Frame 1 (no input): blank canvas, image omitted
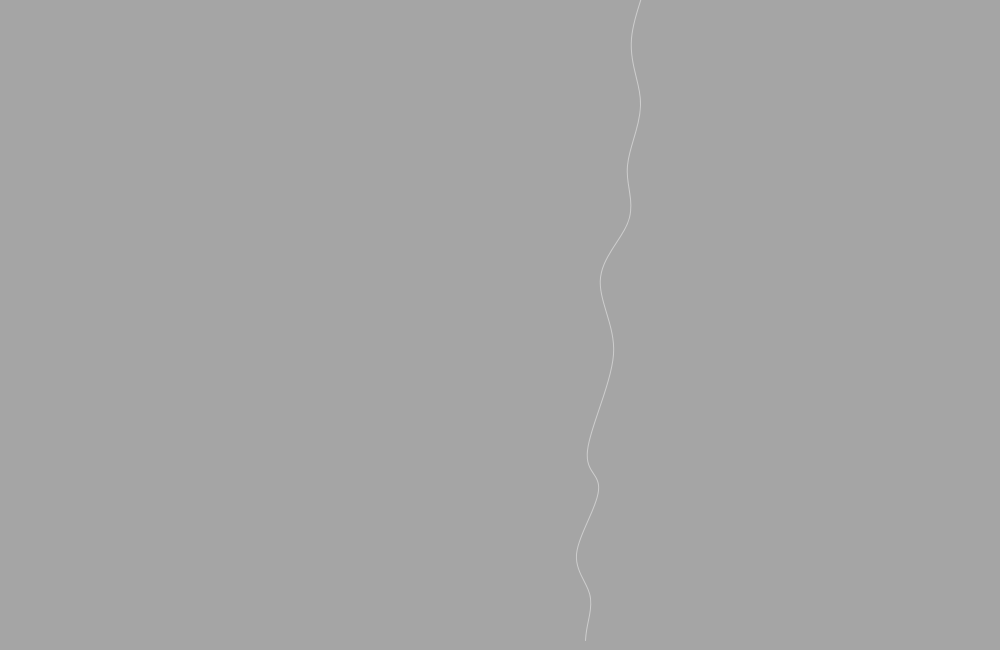
Frame 60 (the mouse pressed at the canvas centre just before this capture)
Frame 120 (the mouse held since frame 60 and released just before this capture): blank canvas, image omitted

The Processing sketch that drew this single still picture (run headless with seeded random() and noise(); from frame 60 on, the mouse is pressed at the canvas centre):

// Processing sketch: Rayos_curves_1_0
// ── Rayos_curves_1_0.pde

int[][] rayo;
int fin = 0;
int primero = 1;
int par = 1;
int cuenta = 0;
int cuenta2 = 0;
int cuenta3 = 0;
int act = 1;
int finif = 0;
int cantidad = 0;

void setup(){
  size(1000,650);
  fill(0);
  rect(-1,-1,width+1,height+1);
  rayo = new int[14][2];
  for (int i = 0; i < 14; i++) {
      for (int j = 0; j < 2; j++) {
          rayo[i][j] = 0;
      }
    }
}

void draw(){
  
  if (cuenta2 == 50){
    cuenta2 = 0;
    act = 1;
  }
  else { 
    cuenta2++;
    if(cuenta3 == 3){
    cuenta3=0;
    fill(0,0,0,50);
    rect(-1,-1,width+1,height+1);
    }
  }
  
  if (cuenta>3 && act==1){
    
    for (int i = 0; i < 14; i++) {
      for (int j = 0; j < 2; j++) {
          print(rayo[i][j] + " , ");
        }
    }
    cuenta=0;
  if(fin==0){
    if (primero==1){
      primero = 0; 
      float numero = random(0,width); 
      println("float numero: " + numero); 
      rayo[0][0] = int(numero);
      rayo[0][1] = -150;
    }
    else {
      if (finif == 0){
      for(int w=1; w<14; w++){
        if (finif == 0){
        if (rayo[w][0] == 0){
          if(par==1){ 
            par = 0;
            float num = random(0,30);
            println("float num: " + num);
            rayo[w][0] = rayo[w-1][0] + int(num);
            if(rayo[w][0]>width) {rayo[w][0]=width;}
            float num2 = random(40,100);
            println("float num2: " + num2);
            rayo[w][1] = rayo[w-1][1] + int(num2); 
            if(w==13) {
              rayo[w][1]=height+50;
              fin = 1;
              act = 0;
            }
           finif = 1;
          }
          else{
            par = 1;
            float num = random(-30,0);
            println("floaaaat num: " + num);
            rayo[w][0] = rayo[w-1][0] + int(num);
            if(rayo[w][0]>width) {rayo[w][0]=2;}
            float num2 = random(40,100);
            println("floaaaat num2: " + num2);
            rayo[w][1] = rayo[w-1][1] + int(num2);
            if(w==13) {
              rayo[w][1]=height+50;
              fin = 1;
              act = 0;
            } 
            finif = 1;
          }
        } 
      }
      }
      
      for(int w=1; w<14; w++){
        if (rayo[w][0] != 0){
          cantidad++;
        }
      }
      
      switch (cantidad){
        case 1:
        
          stroke(255);
          noFill();
          beginShape();
          curveVertex(rayo[0][0], rayo[0][1]); 
          curveVertex(rayo[1][0], rayo[1][1]); 
          endShape();
          break;
          
        case 2:
        
          stroke(255);
          noFill();
          beginShape();
          curveVertex(rayo[0][0], rayo[0][1]); 
          curveVertex(rayo[1][0], rayo[1][1]); 
          curveVertex(rayo[2][0], rayo[2][1]);
          endShape();
          break;
        
        case 3:
        
          stroke(255);
          noFill();
          beginShape();
          curveVertex(rayo[0][0], rayo[0][1]); 
          curveVertex(rayo[1][0], rayo[1][1]); 
          curveVertex(rayo[2][0], rayo[2][1]);
          curveVertex(rayo[3][0], rayo[3][1]);
          endShape();
          break;
          
        case 4:
        
          stroke(255);
          noFill();
          beginShape();
          curveVertex(rayo[0][0], rayo[0][1]); 
          curveVertex(rayo[1][0], rayo[1][1]); 
          curveVertex(rayo[2][0], rayo[2][1]);
          curveVertex(rayo[3][0], rayo[3][1]);
          curveVertex(rayo[4][0], rayo[4][1]);
          endShape();
          break;
          
        case 5:
        
          stroke(255);
          noFill();
          beginShape();
          curveVertex(rayo[0][0], rayo[0][1]); 
          curveVertex(rayo[1][0], rayo[1][1]); 
          curveVertex(rayo[2][0], rayo[2][1]);
          curveVertex(rayo[3][0], rayo[3][1]);
          curveVertex(rayo[4][0], rayo[4][1]);
          curveVertex(rayo[5][0], rayo[5][1]);
          endShape();
          break;
          
        case 6:
        
          stroke(255);
          noFill();
          beginShape();
          curveVertex(rayo[0][0], rayo[0][1]); 
          curveVertex(rayo[1][0], rayo[1][1]); 
          curveVertex(rayo[2][0], rayo[2][1]);
          curveVertex(rayo[3][0], rayo[3][1]);
          curveVertex(rayo[4][0], rayo[4][1]);
          curveVertex(rayo[5][0], rayo[5][1]);
          curveVertex(rayo[6][0], rayo[6][1]);
          endShape();
          break;
          
        case 7:
        
          stroke(255);
          noFill();
          beginShape();
          curveVertex(rayo[0][0], rayo[0][1]); 
          curveVertex(rayo[1][0], rayo[1][1]); 
          curveVertex(rayo[2][0], rayo[2][1]);
          curveVertex(rayo[3][0], rayo[3][1]);
          curveVertex(rayo[4][0], rayo[4][1]);
          curveVertex(rayo[5][0], rayo[5][1]);
          curveVertex(rayo[6][0], rayo[6][1]);
          curveVertex(rayo[7][0], rayo[7][1]);
          endShape();
          break;
          
        case 8:
        
          stroke(255);
          noFill();
          beginShape();
          curveVertex(rayo[0][0], rayo[0][1]); 
          curveVertex(rayo[1][0], rayo[1][1]); 
          curveVertex(rayo[2][0], rayo[2][1]);
          curveVertex(rayo[3][0], rayo[3][1]);
          curveVertex(rayo[4][0], rayo[4][1]);
          curveVertex(rayo[5][0], rayo[5][1]);
          curveVertex(rayo[6][0], rayo[6][1]);
          curveVertex(rayo[7][0], rayo[7][1]);
          curveVertex(rayo[8][0], rayo[8][1]);
          endShape();
          break;
          
        case 9:
        
          stroke(255);
          noFill();
          beginShape();
          curveVertex(rayo[0][0], rayo[0][1]); 
          curveVertex(rayo[1][0], rayo[1][1]); 
          curveVertex(rayo[2][0], rayo[2][1]);
          curveVertex(rayo[3][0], rayo[3][1]);
          curveVertex(rayo[4][0], rayo[4][1]);
          curveVertex(rayo[5][0], rayo[5][1]);
          curveVertex(rayo[6][0], rayo[6][1]);
          curveVertex(rayo[7][0], rayo[7][1]);
          curveVertex(rayo[8][0], rayo[8][1]);
          curveVertex(rayo[9][0], rayo[9][1]);
          endShape();
          break;
          
        case 10:
        
          stroke(255);
          noFill();
          beginShape();
          curveVertex(rayo[0][0], rayo[0][1]); 
          curveVertex(rayo[1][0], rayo[1][1]); 
          curveVertex(rayo[2][0], rayo[2][1]);
          curveVertex(rayo[3][0], rayo[3][1]);
          curveVertex(rayo[4][0], rayo[4][1]);
          curveVertex(rayo[5][0], rayo[5][1]);
          curveVertex(rayo[6][0], rayo[6][1]);
          curveVertex(rayo[7][0], rayo[7][1]);
          curveVertex(rayo[8][0], rayo[8][1]);
          curveVertex(rayo[9][0], rayo[9][1]);
          curveVertex(rayo[10][0], rayo[10][1]);
          endShape();
          break;
          
        case 11:
        
          stroke(255);
          noFill();
          beginShape();
          curveVertex(rayo[0][0], rayo[0][1]); 
          curveVertex(rayo[1][0], rayo[1][1]); 
          curveVertex(rayo[2][0], rayo[2][1]);
          curveVertex(rayo[3][0], rayo[3][1]);
          curveVertex(rayo[4][0], rayo[4][1]);
          curveVertex(rayo[5][0], rayo[5][1]);
          curveVertex(rayo[6][0], rayo[6][1]);
          curveVertex(rayo[7][0], rayo[7][1]);
          curveVertex(rayo[8][0], rayo[8][1]);
          curveVertex(rayo[9][0], rayo[9][1]);
          curveVertex(rayo[10][0], rayo[10][1]);
          curveVertex(rayo[11][0], rayo[11][1]);
          endShape();
          break;
          
        case 12:
        
          stroke(255);
          noFill();
          beginShape();
          curveVertex(rayo[0][0], rayo[0][1]); 
          curveVertex(rayo[1][0], rayo[1][1]); 
          curveVertex(rayo[2][0], rayo[2][1]);
          curveVertex(rayo[3][0], rayo[3][1]);
          curveVertex(rayo[4][0], rayo[4][1]);
          curveVertex(rayo[5][0], rayo[5][1]);
          curveVertex(rayo[6][0], rayo[6][1]);
          curveVertex(rayo[7][0], rayo[7][1]);
          curveVertex(rayo[8][0], rayo[8][1]);
          curveVertex(rayo[9][0], rayo[9][1]);
          curveVertex(rayo[10][0], rayo[10][1]);
          curveVertex(rayo[11][0], rayo[11][1]);
          curveVertex(rayo[12][0], rayo[12][1]);
          endShape();
          break;
          
        case 13:
        
          stroke(255);
          noFill();
          beginShape();
          curveVertex(rayo[0][0], rayo[0][1]); 
          curveVertex(rayo[1][0], rayo[1][1]); 
          curveVertex(rayo[2][0], rayo[2][1]);
          curveVertex(rayo[3][0], rayo[3][1]);
          curveVertex(rayo[4][0], rayo[4][1]);
          curveVertex(rayo[5][0], rayo[5][1]);
          curveVertex(rayo[6][0], rayo[6][1]);
          curveVertex(rayo[7][0], rayo[7][1]);
          curveVertex(rayo[8][0], rayo[8][1]);
          curveVertex(rayo[9][0], rayo[9][1]);
          curveVertex(rayo[10][0], rayo[10][1]);
          curveVertex(rayo[11][0], rayo[11][1]);
          curveVertex(rayo[12][0], rayo[12][1]);
          curveVertex(rayo[13][0], rayo[13][1]);
          endShape();
          break;

      }
      if(cantidad==12){
        fill(255);
        rect(0,0,width,height);
      }
      cantidad=0;
      println("parapachun pachun pin pum");
    }
    }    
   }
  else {
    fin = 0;
    primero = 1;

    for (int i = 0; i < 14; i++) {
      for (int j = 0; j < 2; j++) {
          rayo[i][j] = 0;
      }
    }
  }
  }
cuenta3++;
cuenta++; 
finif = 0;
}
